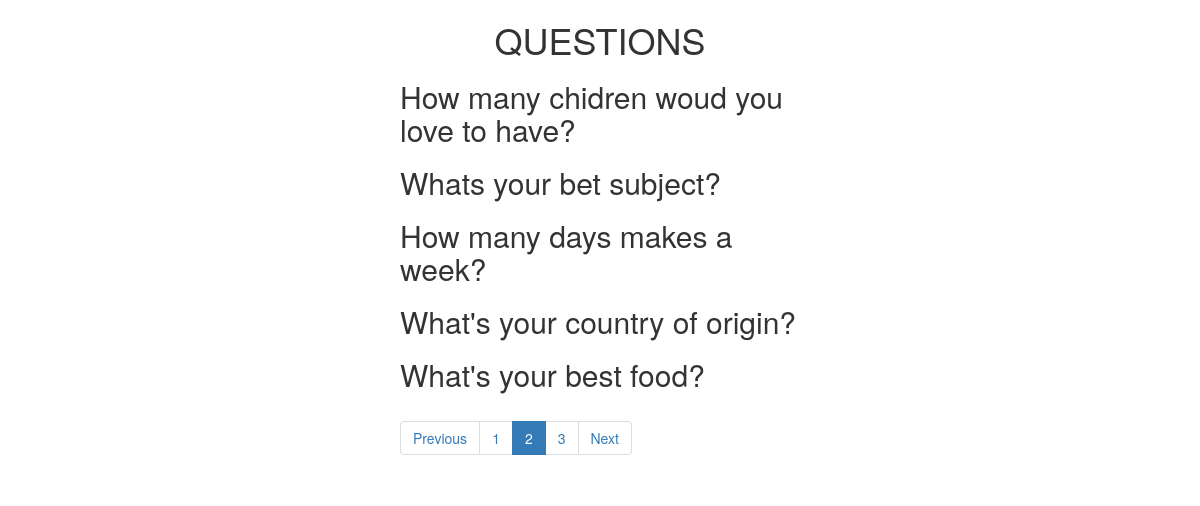
Screenshot of /?page=2 with the database file from the repository.
### questionapp/models.py (models this page shows, shortened)
class Question(models.Model):
    title = models.CharField(max_length=100)
    publish = models.DateTimeField(default=timezone.now)

### questionapp/views.py (the view)
# urls.py: path('', views.index, name ='indexpage')
def index(request):
   questions = Question.objects.all().order_by('-publish')
   paginator = Paginator(questions, 5) # 5 question per page
   page = request.GET.get('page', 1)
   try:
      questions = paginator.get_page(page)
   except PageNotAnInteger:
      questions = paginator.get_page(1)
   except EmptyPage:
      questions = paginator.get_page(paginator.num_pages)
   context = {"questions":questions}
   return render(request, "index.html", context)

### templates/index.html (shortened to what this page needs)
<!DOCTYPE html>
<html lang="en">
<head>
<link rel="stylesheet" href="https://cdn.jsdelivr.net/npm/bootstrap@3.4.1/dist/css/bootstrap.min.css">
<link rel="stylesheet" href="https://cdn.jsdelivr.net/npm/bootstrap@3.4.1/dist/css/bootstrap-theme.min.css">
</head>
<body>
  <div class=" form-group col-md-4 col-md-offset-4">
    <div class = "form-group row justify-content-center">
        <div class="card">
    <div class="card-body">
      <h1 class ="text-center">QUESTIONS</h1>
    {% for question in questions %}
        <h2>{{ question.title }}</h2>
    {% endfor %}
    {% if questions.has_other_pages %}
    <ul class="pagination">
    {% if questions.has_previous %}
      <li> <a class="page-link" href="?page={{ users.previous_page_number }}" tabindex="-1">Previous</a></li>
    {% else %}
      <li class="disabled"><span>&laquo;</span></li>
    {% endif %}
    {% for i in questions.paginator.page_range %}
      {% if questions.number == i %}
        <li class="active"><span>{{ i }} </span></li>
      {% else %}
        <li><a href="?page={{ i }}">{{ i }}</a></li>
      {% endif %}
    {% endfor %}
    {% if questions.has_next %}
      <li><a class="page-link" href="?page={{ questions.next_page_number }}">Next</a></li>
    {% else %}
      <li class="disabled"><span>&raquo;</span></li>
    {% endif %}
    </ul>
    {% endif %}
  </div>
</div>
</div>
</div>
</body>
</html>

### rows the page displays
Question: title "How many chidren woud you love to have?"
Question: title "Whats your bet subject?"
Question: title "How many days makes a week?"
Question: title "What's your country of origin?"
Question: title "What's your best food?"

### other values shown
{{ i }} "1" "3"
{{ i }} "2"
